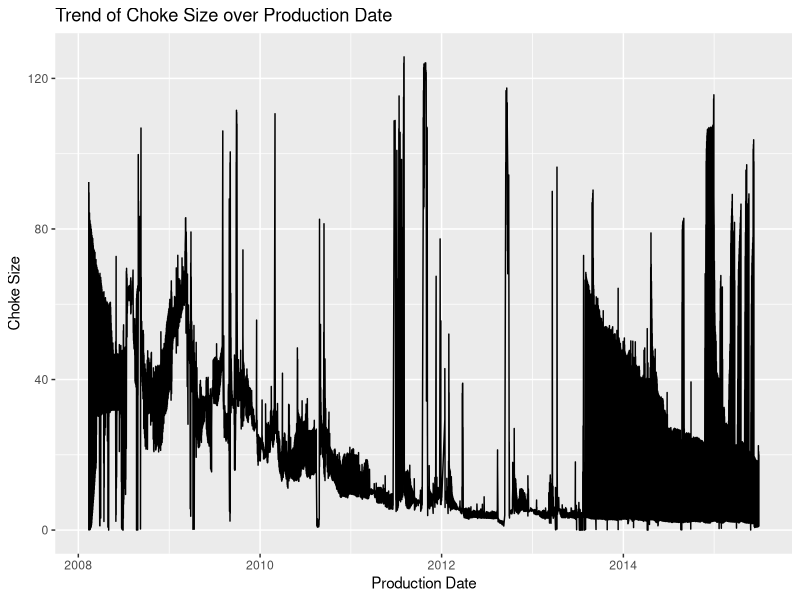
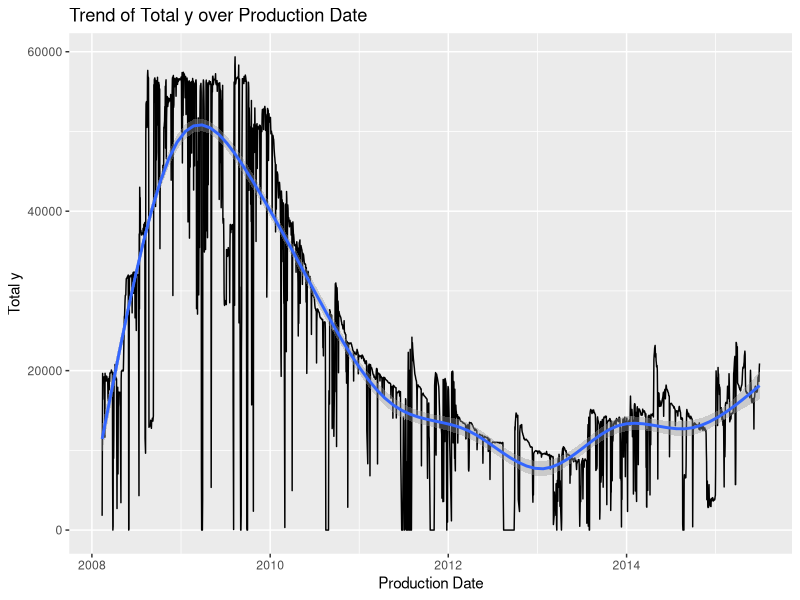
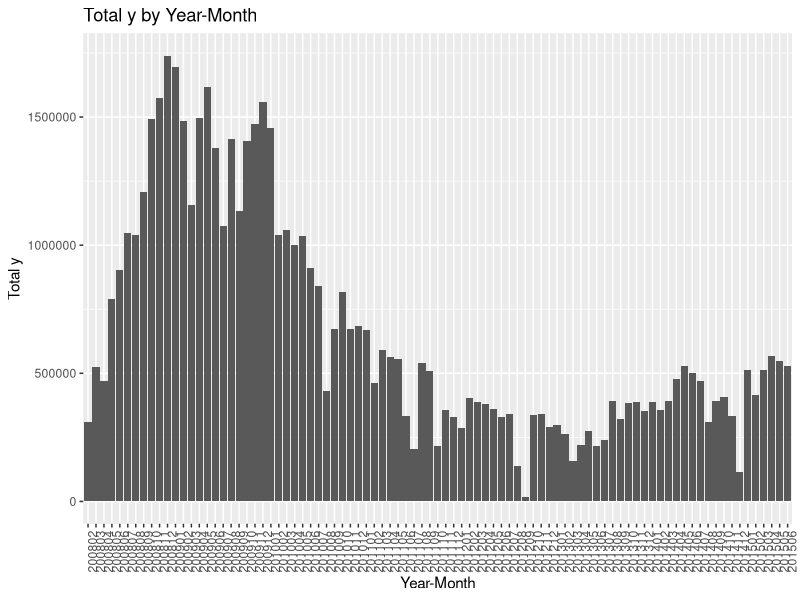
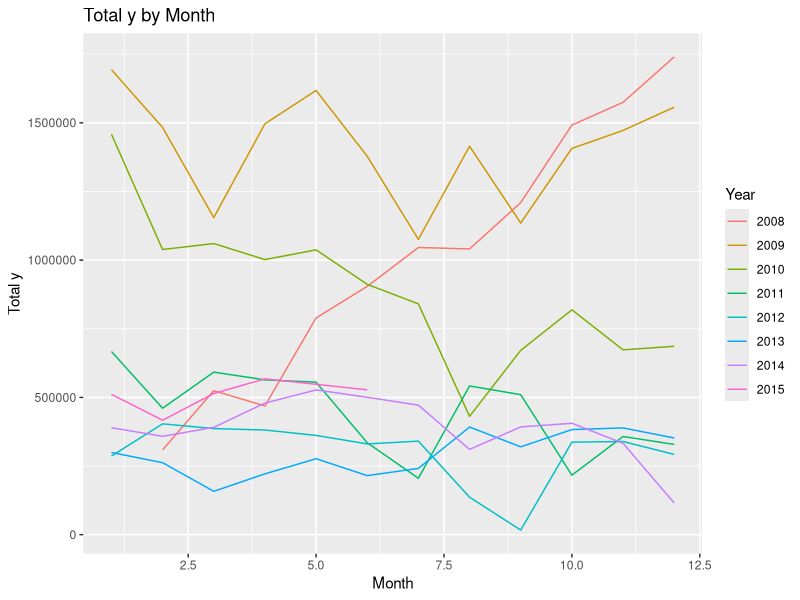
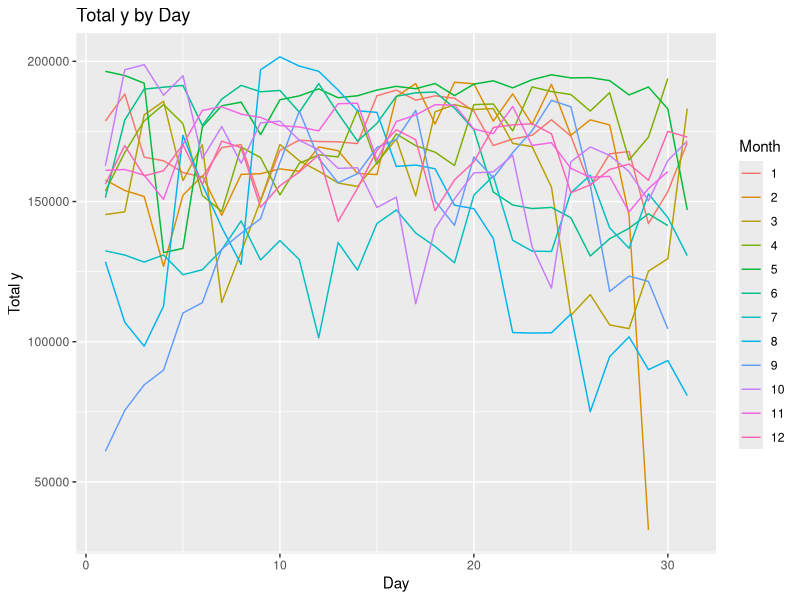
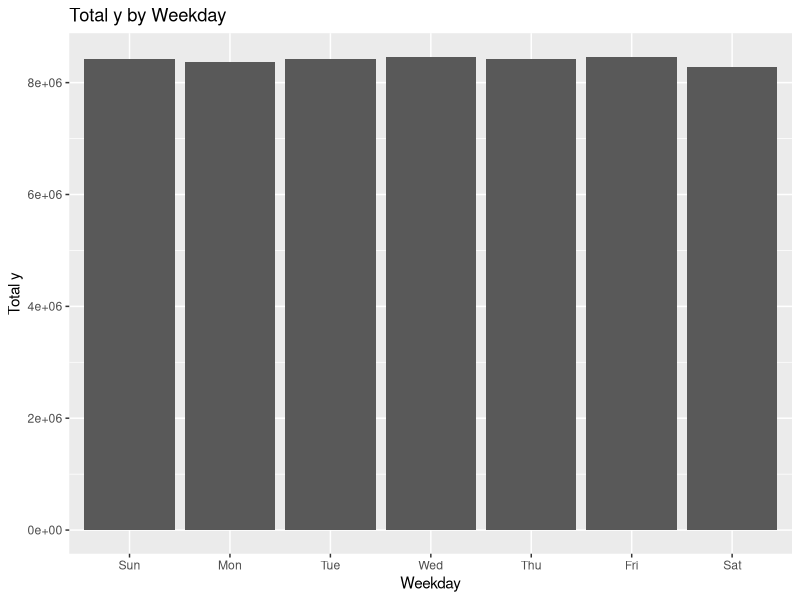
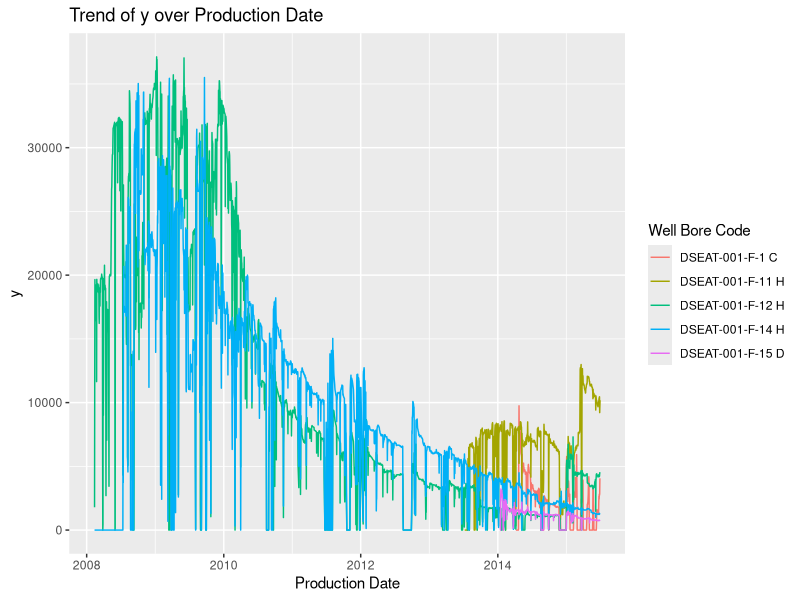
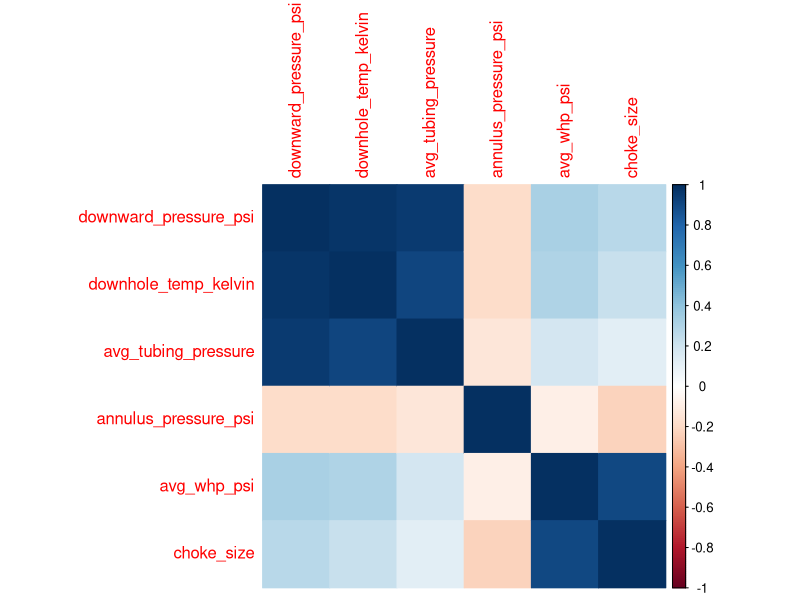

The R source for these figures, in order:
## ---- chunk 1
library(tidyverse)
library(skimr)
library(zoo)
library(car)
library(corrplot)
library(rpart)
library(here)
library(randomForest)
## ---- chunk 2
data <- read.csv(here('oil_generation_prediction.csv'))
str(data)
## ---- chunk 3
X <- data[1:13] %>% select(-Field.Name, -FLOW_KIND)
y <- (data[14])
## ---- chunk 4
col_names <- c(
            "production_date", 
            "well_bore_code", 
            "n_well_bore_code", 
            "well_bore_name", 
            "well_type", 
            "downward_pressure_psi", 
            "downhole_temp_kelvin",
            "avg_tubing_pressure", 
            "annulus_pressure_psi", 
            "avg_whp_psi", 
            "choke_size"
)
colnames(X) <- col_names
colnames(X)
## ---- chunk 5
X <- X %>% select(-well_bore_name, -n_well_bore_code)
## ---- chunk 6
table(X$well_type)
X<- X %>% select(-well_type)
## ---- chunk 7
X$production_date <- as.Date(X$production_date, format = "%d/%m/%Y")
## ---- chunk 8
missing_rows <- sum(is.na(X$choke_size))
missing_rows
## ---- chunk 9
ggplot(X, aes(x = production_date, y = choke_size)) +
    geom_line() +
    labs(x = "Production Date", y = "Choke Size") +
    ggtitle("Trend of Choke Size over Production Date")
## ---- chunk 10
X$choke_size_rolling <- zoo::rollmeanr(X$choke_size, k = 7, fill = NA, align = "right", na.rm = TRUE)
X <- X %>%
  mutate(choke_size = ifelse(is.na(choke_size), choke_size_rolling, choke_size))
X <- X %>% select(-choke_size_rolling)
sum(is.na(X$choke_size))
## ---- chunk 11
set.seed(123)  
pre_transformation <- cbind(X,y)
colnames(pre_transformation)[ncol(pre_transformation)] <- "y" # Rename target to y
#because it's a time series, we split the dataset sequentially rather than randomly, since we'll be predicting a time frame outside of the available data
ordered_data <- pre_transformation[order(pre_transformation$production_date), ]
#reset the row numbers
rownames(ordered_data) <- NULL
ordered_data <- data.frame(ordered_data, row.names = NULL)
train_indices <- 1:round(0.8 * nrow(ordered_data))
train_set <- ordered_data[train_indices, ]
test_set <- ordered_data[-train_indices, ]
## ---- chunk 12
model_pre_transformation <- lm(y ~ . , data = train_set)
summary(model_pre_transformation)
## ---- chunk 13
agg_production_date <- ordered_data %>%
    group_by(production_date) %>%
    summarise(total_y = sum(y))

ggplot(agg_production_date, aes(x = production_date, y = total_y)) +
    geom_line() +
    geom_smooth() +
    labs(x = "Production Date", y = "Total y") +
    ggtitle("Trend of Total y over Production Date")
## ---- chunk 14

data_with_lag <- ordered_data %>%
  arrange(production_date) %>%
  group_by(well_bore_code) %>% 
  mutate(lag_y = lag(y, order_by = production_date)) %>%
  ungroup()
## ---- chunk 15
data_with_time_variables <- data_with_lag %>%
    mutate(
        year_month = format(production_date, "%Y%m"),
        year = year(production_date),
        month = month(production_date),
        day = day(production_date),
        weekday = wday(production_date, label = TRUE)
    )

# Aggregate y by year_month, month, day, and weekday
agg_year_month <- data_with_time_variables %>%
    group_by(year_month) %>%
    summarise(total_y = sum(y))
agg_month <- data_with_time_variables %>%
    group_by(month, year) %>%
    summarise(total_y = sum(y))
agg_weekday <- data_with_time_variables %>%
    group_by(weekday) %>%
    summarise(total_y = sum(y))
agg_day <- data_with_time_variables %>%
    group_by(day, month) %>%
    summarise(total_y = sum(y))
## ---- chunk 16
ggplot(agg_year_month, aes(x = year_month, y = total_y)) +
    geom_bar(stat = "identity") +
    labs(x = "Year-Month", y = "Total y") +
    ggtitle("Total y by Year-Month") +
    theme(axis.text.x = element_text(angle = 90, hjust = 1))
## ---- chunk 17
ggplot(agg_month, aes(x = month, y = total_y, color = factor(year))) +
    geom_line() +
    labs(x = "Month", y = "Total y") +
    ggtitle("Total y by Month") +
    scale_color_discrete(name = "Year")
## ---- chunk 18
ggplot(agg_day, aes(x = day, y = total_y, color = factor(month))) +
    geom_line() +
    labs(x = "Day", y = "Total y") +
    ggtitle("Total y by Day") +
    scale_color_discrete(name = "Month")
## ---- chunk 19
ggplot(agg_weekday, aes(x = weekday, y = total_y)) +
    geom_bar(stat = "identity") +
    labs(x = "Weekday", y = "Total y") +
    ggtitle("Total y by Weekday")
## ---- chunk 20
train_set <- data_with_lag[train_indices, ]
model_with_lag <- lm(y ~ . , data = train_set)
summary(model_with_lag)
## ---- chunk 21
ggplot(data_with_lag, aes(x = production_date, y = y, color = well_bore_code)) +
    geom_line() +
    labs(x = "Production Date", y = "y") +
    ggtitle("Trend of y over Production Date") +
    scale_color_discrete(name = "Well Bore Code")
## ---- chunk 22
data_with_numeric_time <- data_with_lag %>% 
    arrange(production_date) %>% 
    group_by(well_bore_code) %>% 
    mutate(days_from_origin = as.numeric(production_date - min(production_date))) %>% 
    ungroup()
data_with_numeric_time <- data_with_numeric_time %>% select(-production_date)

train_set = data_with_numeric_time[train_indices, ]
## ---- chunk 23
# Fit the linear regression model with an interaction effect between days_from_origin and well_bore_code
model_quadratic_time <- lm(y ~ .+ I(days_from_origin^2) , data = train_set)
model_interaction <- lm(y ~ .+ days_from_origin*well_bore_code, data = train_set)
model_interquadratic<- lm(y ~ .+ I(days_from_origin^2) + days_from_origin*well_bore_code, data = train_set)

cat("Adjusted R-squared no change: ", summary(model_with_lag)$adj.r.squared, "\n")
cat("Adjusted R-squared quadratic: ", summary(model_quadratic_time)$adj.r.squared, "\n")
cat("Adjusted R-squared interaction: ", summary(model_interaction)$adj.r.squared, "\n")
cat("Adjusted R-squared both interaction and quadratic: ", summary(model_interquadratic)$adj.r.squared, "\n")
## ---- chunk 24
numeric_variables <- data_with_lag %>% select(downward_pressure_psi, 
                                            downhole_temp_kelvin,
                                            avg_tubing_pressure,
                                            annulus_pressure_psi,
                                            avg_whp_psi,
                                            choke_size)
y <- data_with_lag$y
correlation <- cor(numeric_variables, y)
correlation
## ---- chunk 25
model_annulus <- lm(y ~ . + I(annulus_pressure_psi^2), data = train_set)
cat("Adjusted R-squared: ", summary(model_annulus)$adj.r.squared, "\n")
## ---- chunk 26
# Calculate the correlation between each pair of numeric variables
correlation_matrix <- cor(numeric_variables, use = "pairwise.complete.obs")
correlation_matrix

# Visualize the correlation matrix
library(corrplot)
corrplot(correlation_matrix, method = "color")
## ---- chunk 27
model <- lm(y ~ ., data = data_with_numeric_time)
vif_results <- vif(model)
vif_results
## ---- chunk 28
model_no_downhole_temp <- lm(y ~ . - downhole_temp_kelvin, data = train_set)
cat("Adjusted R-squared dropping downhole temperature: ", summary(model_no_downhole_temp)$adj.r.squared, "\n")
## ---- chunk 29
model_no_downward_pressure_psi<- lm(y ~ . - downward_pressure_psi, data = train_set)
cat("Adjusted R-squared dropping downward pressure: ", summary(model_no_downward_pressure_psi)$adj.r.squared, "\n")
## ---- chunk 30
#we go one step back to reintroduce the production date data for the purpose of graphing
data_with_numeric_time <- data_with_lag %>% 
    arrange(production_date) %>% 
    group_by(well_bore_code) %>% 
    mutate(days_from_origin = as.numeric(production_date - min(production_date))) %>% 
    ungroup()

train_set = data_with_numeric_time[train_indices, ]
test_set = data_with_numeric_time[-train_indices, ]
linear_regression <- lm(y ~ . + I(days_from_origin^2), data = train_set)
summary(linear_regression)
## ---- chunk 31
# Predict on the test set using the trained model
linear_predictions <- predict(linear_regression, newdata = test_set %>% select(-y))

# Calculate R-squared
r_squared <- 1 - sum((test_set$y - linear_predictions)^2, na.rm = TRUE) / sum((test_set$y - mean(test_set$y))^2, na.rm = TRUE)


# Calculate Mean Squared Error (MSE)
mse <- mean((test_set$y - linear_predictions)^2, na.rm = TRUE)


# Calculate Mean Absolute Error (MAE)
mae <- mean(abs(test_set$y - linear_predictions), na.rm = TRUE)



# Print the results
print(r_squared)
print(mse)
print(mae)


## ---- chunk 32
data_with_numeric_time <- data_with_lag %>% 
    arrange(production_date) %>% 
    group_by(well_bore_code) %>% 
    mutate(days_from_origin = as.numeric(production_date - min(production_date))) %>% 
    ungroup()
train_set <- data_with_numeric_time[train_indices, ]
test_set <- data_with_numeric_time[-train_indices, ]

tree_model <- rpart(y ~ ., data = train_set, method = "anova")

# Predict on the test set using the trained tree model
tree_predictions <- predict(tree_model, newdata = test_set)

# Calculate R-squared
tree_r_squared <- 1 - sum((test_set$y - tree_predictions)^2, na.rm = TRUE) / sum((test_set$y - mean(test_set$y))^2, na.rm = TRUE)

# Calculate Mean Squared Error (MSE)
tree_mse <- mean((test_set$y - tree_predictions)^2, na.rm = TRUE)

# Calculate Mean Absolute Error (MAE)
tree_mae <- mean(abs(test_set$y - tree_predictions), na.rm = TRUE)

# Print the results
print(tree_r_squared)
print(tree_mse)
print(tree_mae)

## ---- chunk 33

# Remove rows with missing values
train_set <- na.omit(train_set)

# Fit a random forest model using the train set
rf_model <- randomForest(y ~ ., data = train_set, ntree=500)

# Predict on the test set using the trained random forest model
rf_predictions <- predict(rf_model, newdata = test_set)

# Calculate R-squared
rf_r_squared <- 1 - sum((test_set$y - rf_predictions)^2, na.rm = TRUE) / sum((test_set$y - mean(test_set$y))^2, na.rm = TRUE)

# Calculate Mean Squared Error (MSE)
rf_mse <- mean((test_set$y - rf_predictions)^2, na.rm = TRUE)

# Calculate Mean Absolute Error (MAE)
rf_mae <- mean(abs(test_set$y - rf_predictions), na.rm = TRUE)

# Print the results
print(rf_r_squared)
print(rf_mse)
print(rf_mae)
## ---- chunk 34

# Create a data frame with production date, actual test values and predictions
plot_data <- data.frame(production_date = test_set$production_date,
                        y = test_set$y,
                        linear_predictions = linear_predictions,
                        tree_predictions = tree_predictions,
                        rf_predictions = rf_predictions)

# Plot the line chart
ggplot(plot_data, aes(x = production_date)) +
  geom_line(aes(y = y, color = "Actual")) +
  geom_line(aes(y = linear_predictions, color = "Linear Predictions")) +
  labs(x = "Production Date", y = "Oil Production") +
  ggtitle("Comparison of Actual and Linear Predictions") +
  scale_color_manual(values = c("Actual" = "black", "Linear Predictions" = "red"))
## ---- chunk 35
# Plot the line chart
ggplot(plot_data, aes(x = production_date)) +
  geom_line(aes(y = y, color = "Actual")) +
  geom_line(aes(y = tree_predictions, color = "Tree Predictions")) +

  labs(x = "Production Date", y = "Oil Production")  +
  ggtitle("Comparison of Actual, Predicted, and Tree Predicted Values") +
  scale_color_manual(values = c("Actual" = "black", "Tree Predictions" = "green"))
## ---- chunk 36

ggplot(plot_data, aes(x = production_date)) +
  geom_line(aes(y = y, color = "Actual")) +
   geom_line(aes(y = rf_predictions, color = "RF Predictions")) +
 labs(x = "Production Date", y = "Oil Production")  +
  ggtitle("Comparison of Actual, Random Forest Predictions") +
  scale_color_manual(values = c("Actual" = "black", "RF Predictions" = "blue"))
